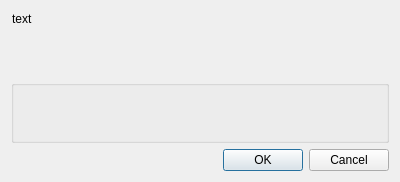
<?xml version="1.0" encoding="UTF-8"?>
<ui version="4.0">
 <class>DialogChoices</class>
 <widget class="QDialog" name="DialogChoices">
  <property name="geometry">
   <rect>
    <x>0</x>
    <y>0</y>
    <width>400</width>
    <height>182</height>
   </rect>
  </property>
  <property name="windowTitle">
   <string>Dialog</string>
  </property>
  <layout class="QGridLayout" name="gridLayout_2">
   <item row="0" column="0">
    <widget class="QLabel" name="text">
     <property name="sizePolicy">
      <sizepolicy hsizetype="Preferred" vsizetype="Minimum">
       <horstretch>0</horstretch>
       <verstretch>0</verstretch>
      </sizepolicy>
     </property>
     <property name="text">
      <string>text</string>
     </property>
     <property name="alignment">
      <set>Qt::AlignLeading|Qt::AlignLeft|Qt::AlignTop</set>
     </property>
     <property name="wordWrap">
      <bool>true</bool>
     </property>
     <property name="indent">
      <number>1</number>
     </property>
    </widget>
   </item>
   <item row="1" column="0">
    <widget class="QGroupBox" name="groupBox">
     <property name="title">
      <string/>
     </property>
     <layout class="QGridLayout" name="gridLayout">
      <item row="0" column="0">
       <layout class="QVBoxLayout" name="vbox_choices"/>
      </item>
     </layout>
    </widget>
   </item>
   <item row="2" column="0">
    <widget class="QDialogButtonBox" name="buttons">
     <property name="standardButtons">
      <set>QDialogButtonBox::Cancel|QDialogButtonBox::Ok</set>
     </property>
    </widget>
   </item>
  </layout>
 </widget>
 <resources/>
 <connections>
  <connection>
   <sender>buttons</sender>
   <signal>accepted()</signal>
   <receiver>DialogChoices</receiver>
   <slot>accept()</slot>
   <hints>
    <hint type="sourcelabel">
     <x>199</x>
     <y>164</y>
    </hint>
    <hint type="destinationlabel">
     <x>199</x>
     <y>90</y>
    </hint>
   </hints>
  </connection>
  <connection>
   <sender>buttons</sender>
   <signal>rejected()</signal>
   <receiver>DialogChoices</receiver>
   <slot>reject()</slot>
   <hints>
    <hint type="sourcelabel">
     <x>199</x>
     <y>164</y>
    </hint>
    <hint type="destinationlabel">
     <x>199</x>
     <y>90</y>
    </hint>
   </hints>
  </connection>
 </connections>
</ui>
